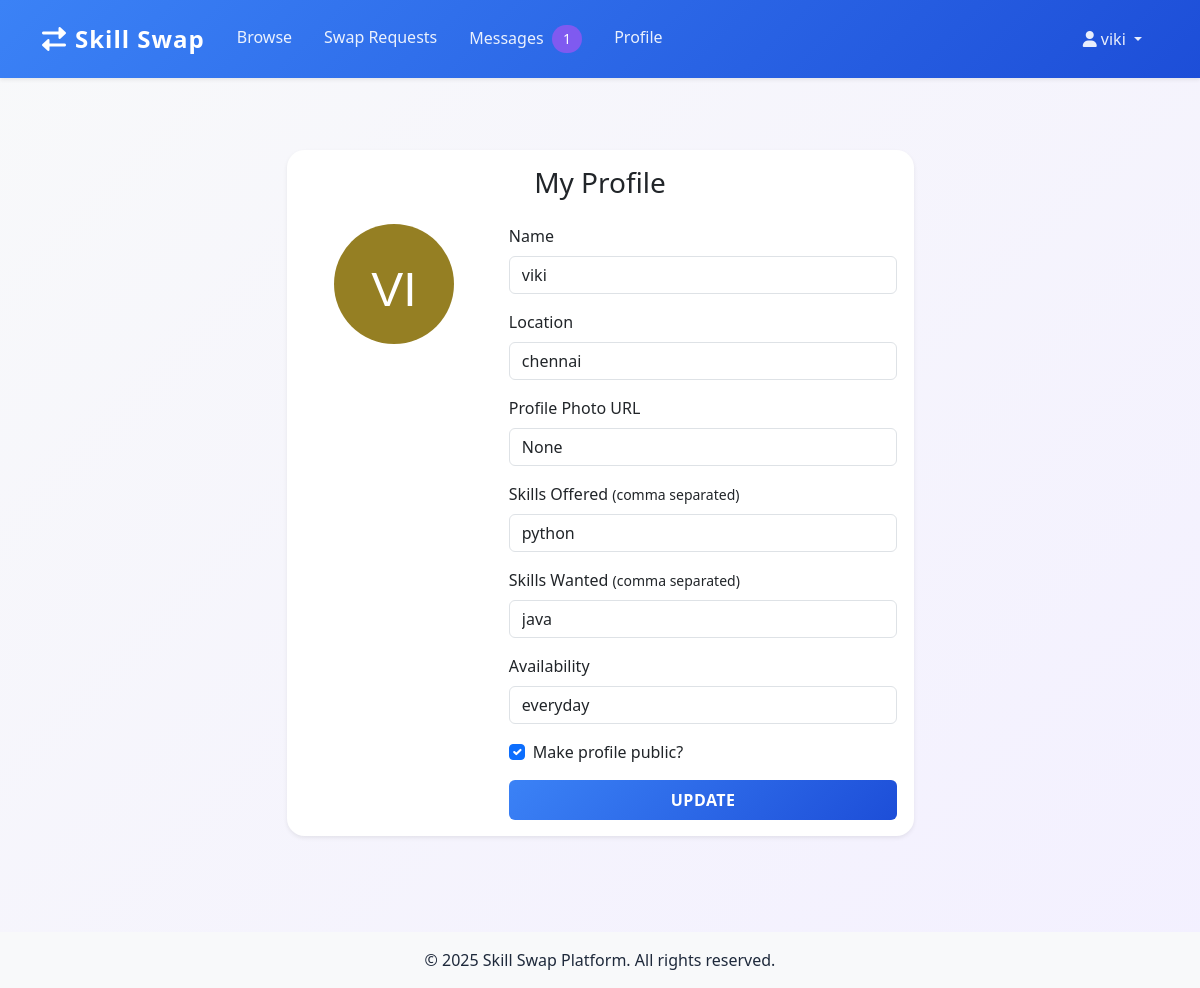
The app's page /profile (signed in) with its own data.
### models.py (models this page shows, shortened)
class User(UserMixin, db.Model):
    id = db.Column(db.Integer, primary_key=True)
    name = db.Column(db.String(150), nullable=False)
    email = db.Column(db.String(150), unique=True, nullable=False)
    location = db.Column(db.String(150))
    photo = db.Column(db.String(300))
    skills_offered = db.Column(db.String(300))
    skills_wanted = db.Column(db.String(300))
    availability = db.Column(db.String(100))
    is_public = db.Column(db.Boolean, default=True)
    is_admin = db.Column(db.Boolean, default=False)
    banned = db.Column(db.Boolean, default=False)
    password_hash = db.Column(db.String(150), nullable=False)
    @property
    def avatar_color(self):
        return f'{abs(hash(self.name)) % 0xFFFFFF:06x}'

### app.py (the view, shortened to what this page needs)
@app.route('/profile', methods=['GET', 'POST'])
@login_required
def profile():
    return render_template('profile.html', user=current_user)

### app.py (called while the page is built)
@login_manager.user_loader
def load_user(user_id):
    return User.query.get(int(user_id))

@app.context_processor
def inject_message_count():
    if current_user.is_authenticated:
        unread_count = UserMessage.query.filter_by(
            recipient_id=current_user.id,
            read=False
        ).count()
        return dict(unread_messages=unread_count)
    return dict(unread_messages=0)

### templates/profile.html (shortened to what this page needs)
{% extends 'base.html' %}
{% block content %}
<div class="row justify-content-center mt-5">
  <div class="col-md-8 col-lg-7">
    <div class="card shadow-sm">
      <div class="card-body">
        <h3 class="card-title mb-4 text-center">My Profile</h3>
        <form method="POST">
          <div class="row">
            <div class="col-md-4 text-center mb-3">
              {% if user.photo %}
                <img src="{{ user.photo }}" class="rounded-circle img-thumbnail" style="max-width:120px;" alt="Profile Photo">
              {% else %}
                <span>
                  <svg width="120" height="120" viewBox="0 0 120 120" xmlns="http://www.w3.org/2000/svg">
                    <circle cx="60" cy="60" r="60" fill="#{{ user.avatar_color }}"/>
                    <text x="50%" y="56%" text-anchor="middle" fill="#fff" font-size="48" font-family="Arial, sans-serif" dy=".3em">{{ user.name[0:2]|upper }}</text>
                  </svg>
                </span>
              {% endif %}
            </div>
            <div class="col-md-8">
              <div class="mb-3">
                <label class="form-label">Name</label>
                <input type="text" class="form-control" name="name" value="{{ user.name }}" required>
              </div>
              <div class="mb-3">
                <label class="form-label">Location</label>
                <input type="text" class="form-control" name="location" value="{{ user.location }}">
              </div>
              <div class="mb-3">
                <label class="form-label">Profile Photo URL</label>
                <input type="text" class="form-control" name="photo" value="{{ user.photo }}">
              </div>
              <div class="mb-3">
                <label class="form-label">Skills Offered <small>(comma separated)</small></label>
                <input type="text" class="form-control" name="skills_offered" value="{{ user.skills_offered }}">
              </div>
              <div class="mb-3">
                <label class="form-label">Skills Wanted <small>(comma separated)</small></label>
                <input type="text" class="form-control" name="skills_wanted" value="{{ user.skills_wanted }}">
              </div>
              <div class="mb-3">
                <label class="form-label">Availability</label>
                <input type="text" class="form-control" name="availability" value="{{ user.availability }}">
              </div>
              <div class="form-check mb-3">
                <input class="form-check-input" type="checkbox" name="is_public" id="is_public" {% if user.is_public %}checked{% endif %}>
                <label class="form-check-label" for="is_public">Make profile public?</label>
              </div>
              <button type="submit" class="btn btn-primary w-100">Update</button>
            </div>
          </div>
        </form>
      </div>
    </div>
  </div>
</div>
{% endblock %}

### templates/base.html (shortened to what this page needs)
<!DOCTYPE html>
<html lang="en">
<head>
    <link href="https://cdn.jsdelivr.net/npm/bootstrap@5.3.0/dist/css/bootstrap.min.css" rel="stylesheet">
    <link href="https://cdnjs.cloudflare.com/ajax/libs/font-awesome/6.0.0/css/all.min.css" rel="stylesheet">
    <link rel="stylesheet" href="{{ url_for('static', filename='custom.css') }}">
</head>
<body>
    <nav class="navbar navbar-expand-lg navbar-dark bg-primary shadow-sm">
        <div class="container">
            <a class="navbar-brand" href="{{ url_for('home') }}">
                <i class="fas fa-exchange-alt me-2"></i>Skill Swap
            </a>
            <div class="collapse navbar-collapse" id="navbarNav">
                <ul class="navbar-nav me-auto">
                    <li class="nav-item">
                        <a class="nav-link" href="{{ url_for('browse') }}">Browse</a>
                    </li>
                    <li class="nav-item">
                        <a class="nav-link" href="{{ url_for('swap_requests') }}">Swap Requests</a>
                    </li>
                    {% if current_user.is_authenticated %}
                    <li class="nav-item">
                        <a class="nav-link" href="{{ url_for('messages') }}">
                            Messages
                            {% if unread_messages > 0 %}
                            <span class="badge bg-primary rounded-pill ms-1">{{ unread_messages }}</span>
                            {% endif %}
                        </a>
                    </li>
                    <li class="nav-item">
                        <a class="nav-link" href="{{ url_for('profile') }}">Profile</a>
                    </li>
                    {% endif %}
                </ul>
                <ul class="navbar-nav">
                    {% if current_user.is_authenticated %}
                    <li class="nav-item dropdown">
                        <a class="nav-link dropdown-toggle" href="#" id="navbarDropdown" role="button" data-bs-toggle="dropdown">
                            <i class="fas fa-user me-1"></i>{{ current_user.name }}
                        </a>
                    </li>
                    {% endif %}
                </ul>
            </div>
        </div>
    </nav>
    <main class="container py-4">
        <div class="container-fluid">
            {% block content %}{% endblock %}
        </div>
    </main>
    <footer class="bg-light py-3 mt-5">
        <div class="container text-center">
            <p class="mb-0">&copy; 2025 Skill Swap Platform. All rights reserved.</p>
        </div>
    </footer>
</body>
</html>

### static/custom.css (style rules this page uses)
body { background: linear-gradient(135deg, #f8f9fa 0%, #f3f0ff 100%); min-height: 100vh; }
.navbar-brand { font-weight: bold; letter-spacing: 1px; font-size: 1.35rem; }
.card { margin-bottom: 1.5rem; border-radius: 1.1rem; border: none; }
.btn-primary, .navbar, .bg-primary { background-color: #7f5af0 !important; border: none; }
input[type="text"], input[type="password"], input[type="number"] { border-radius: 6px !important; }

### templates/base.html (style rules this page uses)
:root { --primary-color: #3b82f6; --primary-dark: #1d4ed8; --secondary-color: #64748b; --success-color: #16a34a; --danger-color: #dc2626; --warning-color: #f59e0b; --info-color: #0ea5e9; --light-color: #f8fafc; --dark-color: #1e293b; --text-primary: #1e293b; --text-secondary: #64748b; --text-muted: #94a3b8; --gradient-primary: linear-gradient(135deg, #3b82f6 0%, #1d4ed8 100%); --gradient-secondary: linear-gradient(135deg, #f8fafc 0%, #e2e8f0 100%); --gradient-header: linear-gradient(135deg, #f1f5f9 0%, #e2e8f0 100%); }
body { background-color: var(--light-color); color: var(--text-primary); }
.navbar { background: var(--gradient-primary); box-shadow: 0 2px 4px rgba(0,0,0,0.1); padding: 1rem 0; }
.navbar-brand { color: white !important; font-weight: 700; font-size: 1.5rem; }
.nav-link { color: rgba(255,255,255,0.9) !important; font-weight: 500; transition: color 0.2s; padding: 0.5rem 1rem !important; }
.card { border: none; box-shadow: 0 2px 4px rgba(0,0,0,0.05); transition: transform 0.2s; }
.badge { padding: 0.5em 0.8em; font-weight: 500; border-radius: 0.5rem; font-size: 0.875rem; }
.btn-primary { background: var(--gradient-primary); border: none; padding: 0.5rem 1.5rem; font-weight: 600; text-transform: uppercase; letter-spacing: 0.5px; }

### records on screen
User: name "viki", name "VI", location "chennai", photo "None", skills_offered "python", skills_wanted "java", availability "everyday", is_public "☑"

### other values on screen
{{ unread_messages }} "1"
